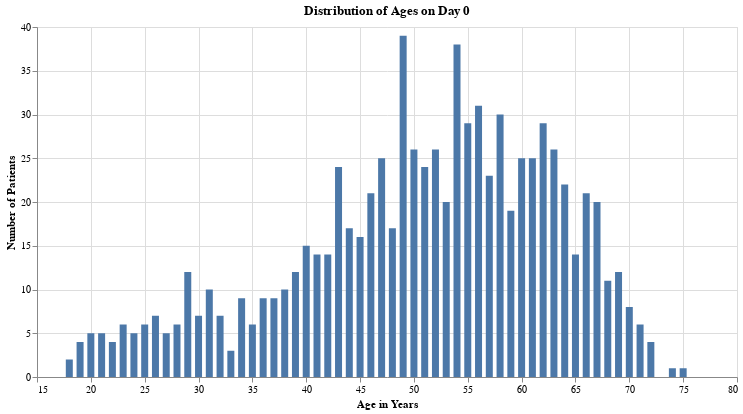

This figure's notebook cell:
### Code cell
plot = alt.Chart(dfAgesInt, title='Distribution of Ages on Day 0').mark_bar(size=7).encode(
    x=alt.X('Years:Q', bin=False, title= 'Age in Years'),
    y=alt.Y('count()', title='Number of Patients'),
)

(plot).properties(
    width=700,
    height=350
)

### Figure 1 — Vega-Lite specification as saved in the notebook (floating-point values rounded to 4 significant figures; data arrays with more than 128 entries replaced by an {"elided": "..."} marker saying what was removed)
{"config": {"view": {"continuousWidth": 400, "continuousHeight": 300}}, "data": {"name": "data-00ec915b03c90aa9d6b27718ab87e42d"}, "mark": {"type": "bar", "size": 7}, "encoding": {"x": {"bin": false, "field": "Years", "title": "Age in Years", "type": "quantitative"}, "y": {"aggregate": "count", "title": "Number of Patients", "type": "quantitative"}}, "height": 350, "title": "Distribution of Ages on Day 0", "width": 700, "$schema": "https://vega.github.io/schema/vega-lite/v4.17.0.json", "datasets": {"data-00ec915b03c90aa9d6b27718ab87e42d": {"elided": "842 records"}}}
